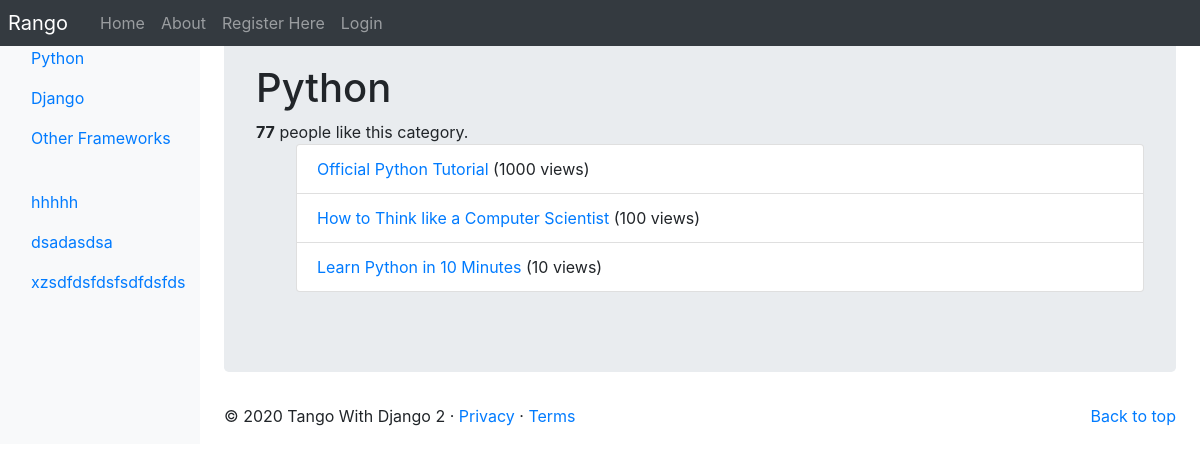
/rango/category/python/, run on the app's committed database.
### rango/models.py (models this page shows, shortened)
class Category(models.Model):
    name = models.CharField(max_length=128, unique=True)
    views = models.IntegerField(default=0)
    likes = models.IntegerField(default=0)
    slug = models.SlugField(blank=True, unique=True)
    class Meta:
        verbose_name_plural = "Categories"

class Page(models.Model):
    category = models.ForeignKey(Category, on_delete=models.CASCADE)
    title = models.CharField(max_length=128)
    url = models.URLField()
    views = models.IntegerField(default=0)

### rango/views.py (the view)
def show_category(request, category_name_slug):
    context_dict = {}
    try:
        category = Category.objects.get(slug=category_name_slug)
        pages = Page.objects.filter(category=category).order_by('-views')
        context_dict['pages'] = pages
        context_dict['category'] = category
    except Category.DoesNotExist:
        context_dict['category'] = None
        context_dict['pages'] = None
    return render(request, 'rango/category.html', context_dict)

### rango/templatetags/rango_template_tags.py (called while the page is built)
@register.inclusion_tag('rango/cats.html')
def get_category_list(cat=None):
    return {'cats': Category.objects.all(), 'act_cat': cat}

### templates/rango/category.html (shortened to what this page needs)
{% extends '../base.html' %}
{% load static %}
{% block body_block %}
    <div class="jumbotron">
        <div class=”container”>
            {% if category %}
                <h1 class=”jumbotron-heading”>{{ category.name }}</h1>
                <div>
                    <strong id="like_count">{{ category.likes }}</strong> people like this category.
                </div>
                {% if pages %}
                    <ul>
                        {% for page in pages %}
                            <li class="list-group-item">
                                <a href="{% url 'rango:goto' %}?page_id={{ page.id }}">{{ page.title }}</a>
                                {% if page.views > 1 %}
                                    ({{ page.views }} views)
                                {% elif page.views == 1 %}
                                    ({{ page.views }} view)
                                {% endif %}
                            </li>
                        {% endfor %}
                    </ul>
                {% else %}
                    <strong>No pages currently in category.</strong>
                {% endif %}
            {% else %}
                <b><u>The specified category does not exist!</u></b>
            {% endif %}
        </div>
    </div>
{% endblock %}

### templates/base.html (shortened to what this page needs)
<!DOCTYPE html>
{% load static %}
{% load rango_template_tags %}
<html lang="en">
<head>
    <link href="https://getbootstrap.com/docs/4.2/dist/css/bootstrap.min.css" rel="stylesheet"
>
    <link href="https://getbootstrap.com/docs/4.2/examples/dashboard/dashboard.css" rel="stylesheet">
</head>
<body>
<header>
    <nav class="navbar navbar-expand-md navbar-dark fixed-top bg-dark p-0">
        <a class="navbar-brand p-2" href="{% url 'rango:index' %}">Rango</a>
        <div class="collapse navbar-collapse" id="navbarCollapse">
            <ul class="navbar-nav mr-auto">
                <li class="nav-item"><a class="nav-link" href="{% url 'rango:index' %}">Home</a></li>
                <li class="nav-item "><a class="nav-link" href="{% url 'rango:about' %}">About</a></li>
                {% if user.is_authenticated %}
                    <li class="nav-item "><a class="nav-link" href="{% url 'rango:restricted' %}">Restricted</a></li>
                    <li class="nav-item"><a class="nav-link" href="{% url 'auth_logout' %}?next=/rango/">Logout</a></li>
                    <li class="nav-item"><a class="nav-link" href="{% url 'rango:add_category' %}">Add Category</a></li>
                    <li class="nav-item"><a class="nav-link" href="{% url 'auth_password_change' %}">Change Password</a>
                    </li>
                    <li class="nav-item ">
                        <a class="nav-link" href="{% url 'rango:profile' user.username %}">Profile</a>
                    </li>
                {% else %}
                    <li class="nav-item"><a class="nav-link" href="{% url 'registration_register' %}">Register Here</a>
                    </li>
                    <li class="nav-item "><a class="nav-link" href="{% url 'auth_login' %}">Login</a></li>
                {% endif %}
            </ul>
        </div>
    </nav>
</header>
<div class="container-fluid">
    <div class="row">
        <nav class="col-md-2 d-none d-md-block bg-light sidebar">
            <div class="sidebar-sticky">
                {% block sidebar_block %}
                    <div id="cats">
                        {% get_category_list category %}
                    </div>
                {% endblock %}
            </div>
        </nav>
        <main role="main" class="col-md-9  ml-sm-auto col-lg-10 px-4">
            {% block body_block %}{% endblock %}
            <footer>
                <p class="float-right"><a href="#">Back to top</a></p>
                <p>&copy; 2020 Tango With Django 2 &middot; <a href="#">Privacy</a> &middot; <a href="#">Terms</a></p>
            </footer>
        </main>
    </div>
</div>
</body>
</html>

### templates/rango/cats.html (shortened to what this page needs)
<ul class="nav flex-column">
    {% if cats %}
        {% for c in cats %}
            {% if c == act_cat %}
                <li class="nav-item">
                    <a class="nav-link active" href="{% url 'rango:show_category' c.slug %}">
                        {{ c.name }}</a>
                </li>
            {% else %}
                <li class="nav-item">
                    <a class="nav-link" href="{% url 'rango:show_category' c.slug %}">
                        {{ c.name }}</a>
                </li>
            {% endif %}
        {% endfor %}
    {% else %}
        <li class="nav-item">No Categories Yet!</li>
    {% endif %}
</ul>

### data on the page
Category: name "Python", likes "77"
Category: name "Django"
Category: name "Other Frameworks"
Category: name "hhhhh"
Category: name "dsadasdsa"
Category: name "xzsdfdsfdsfsdfdsfds"
Page: title "Official Python Tutorial", views "1000"
Page: title "How to Think like a Computer Scientist", views "100"
Page: title "Learn Python in 10 Minutes", views "10"
